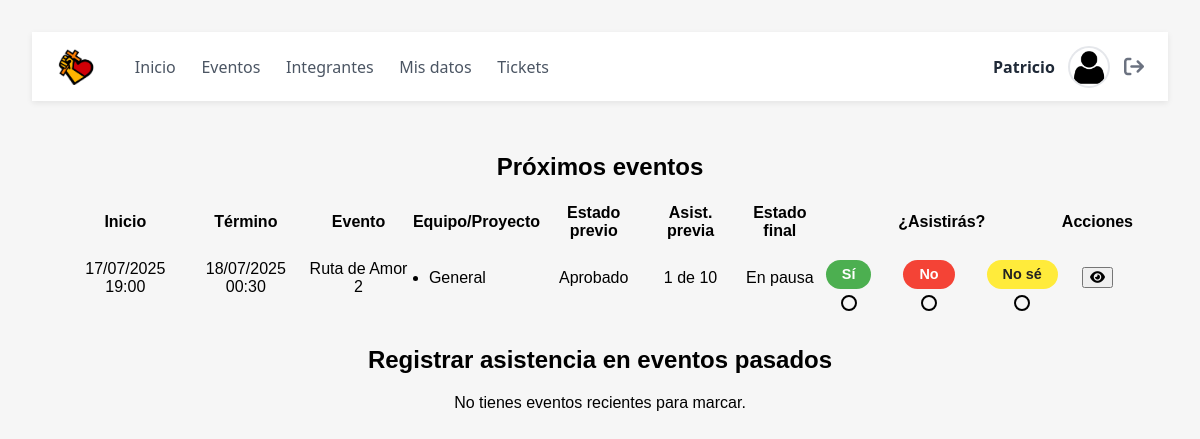
The app's page /home.php (signed in), older data.
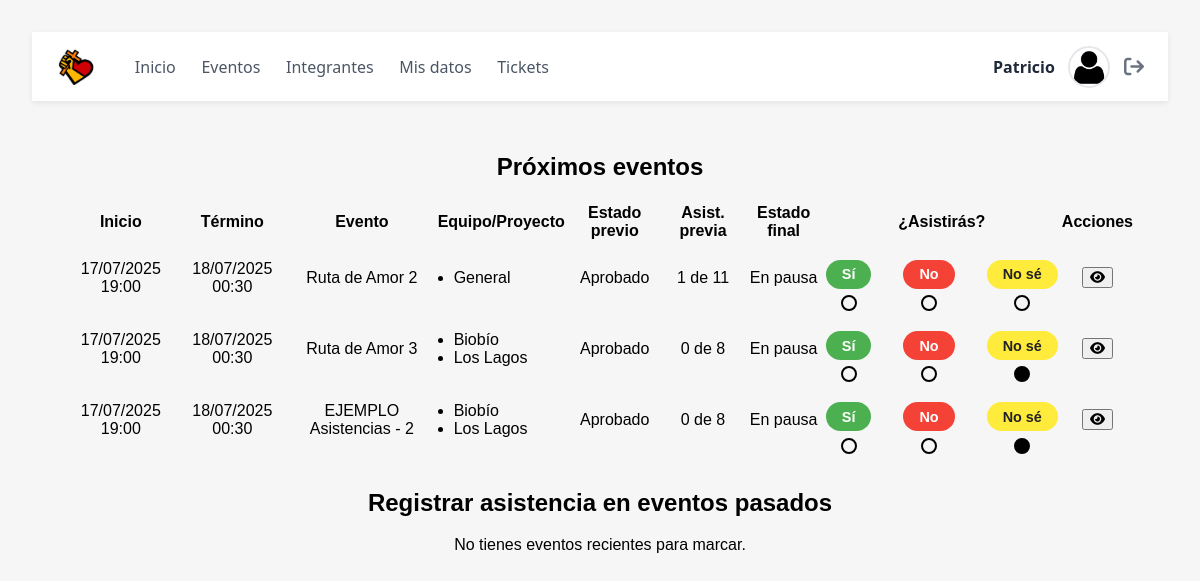
The same page, newer data.
### tables this page shows
CREATE TABLE `eventos` (
  `id_evento` int(11) NOT NULL,
  `nombre_evento` varchar(100) NOT NULL,
  `lugar` varchar(100) DEFAULT NULL,
  `descripcion` text DEFAULT NULL,
  `observacion` text DEFAULT NULL,
  `id_estado_previo` int(11) DEFAULT NULL,
  `id_estado_final` int(11) DEFAULT NULL,
  `id_tipo` int(11) DEFAULT NULL,
  `encargado` int(11) DEFAULT NULL,
  `es_general` tinyint(1) DEFAULT 0,
  `boleteria_activa` tinyint(1) DEFAULT NULL COMMENT '1 = boletería habilitada; 0/NULL = deshabilitada',
  `fecha_hora_inicio` timestamp NULL DEFAULT NULL,
  `fecha_hora_termino` timestamp NULL DEFAULT NULL
);

CREATE TABLE `estados_previos_eventos` (
  `id_estado_previo` int(11) NOT NULL,
  `nombre_estado_previo` varchar(20) NOT NULL
);

CREATE TABLE `estados_finales_eventos` (
  `id_estado_final` int(11) NOT NULL,
  `nombre_estado_final` varchar(20) NOT NULL
);

### home.php (the view, shortened to what the changed rows need)
<?php
require 'conexion.php';
$id_usuario = $_SESSION['id_usuario'];
$stmtTeams = $pdo->prepare("
  SELECT id_equipo_proyecto
    FROM integrantes_equipos_proyectos
   WHERE id_usuario = ?
");
$stmtTeams->execute([$id_usuario]);
$userTeamIds = $stmtTeams->fetchAll(PDO::FETCH_COLUMN);
if (empty($userTeamIds)) {
    $userTeamIds = [0];
}
$placeholders = implode(',', array_fill(0, count($userTeamIds), '?'));
$stmtUp = $pdo->prepare($sqlUp);
$stmtUp->execute($userTeamIds);
$upcomingEvents = $stmtUp->fetchAll(PDO::FETCH_ASSOC);
?>
<!DOCTYPE html>
<html lang="es">
<head>
  <link rel="stylesheet" href="styles/main.css">
  <link rel="stylesheet" href="https://cdnjs.cloudflare.com/ajax/libs/font-awesome/6.4.0/css/all.min.css">
</head>
<body>
  <?php require_once 'navegador.php'; ?>
  <main style="padding:2rem">
    <section id="upcoming-attendance" style="margin-bottom:2rem">
      <h2>Próximos eventos</h2>
      <?php if (empty($upcomingEvents)): ?>
        <p>No tienes próximos eventos.</p>
      <?php else: ?>
        <div class="table-responsive">
          <table>
            <thead>
              <tr>
                <th>Inicio</th><th>Término</th><th>Evento</th>
                <th>Equipo/Proyecto</th><th>Estado previo</th>
                <th>Asist. previa</th><th>Estado final</th>
                <th>¿Asistirás?</th><th>Acciones</th>
              </tr>
            </thead>
            <tbody>
              <?php
                $dias = [
                  '0'=>'Domingo','1'=>'Lunes','2'=>'Martes','3'=>'Miércoles',
                  '4'=>'Jueves','5'=>'Viernes','6'=>'Sábado'
                ];
              ?>
              <?php foreach ($upcomingEvents as $ev):
                $fi_raw = $ev['fecha_hora_inicio'] ?? null;
                $fi = $fi_raw
                  ? date('d/m/Y H:i', strtotime($fi_raw))
                  : '—';
                $ft_raw = $ev['fecha_hora_termino'] ?? null;
                $ft = $ft_raw
                  ? date('d/m/Y H:i', strtotime($ft_raw))
                  : '—';
                $nombre   = htmlspecialchars($ev['nombre_evento'] ?? '', ENT_QUOTES);
                $lugar    = htmlspecialchars($ev['lugar']          ?? '', ENT_QUOTES);
                $desc     = htmlspecialchars($ev['descripcion']    ?? '', ENT_QUOTES);
                $obs      = htmlspecialchars($ev['observacion']    ?? '', ENT_QUOTES);
                $previo   = htmlspecialchars($ev['nombre_estado_previo'] ?? '', ENT_QUOTES);
                $final    = htmlspecialchars($ev['nombre_estado_final']  ?? '', ENT_QUOTES);
                $cnt_pres = (int)($ev['cnt_presente']      ?? 0);
                $cnt_tot  = (int)($ev['total_integrantes'] ?? 0);
                $rawTeams = $ev['equipos'] ?? '';
                $teams    = array_filter(array_map('trim', explode(',', $rawTeams)));
                $stmtA = $pdo->prepare("
                  SELECT id_estado_previo_asistencia
                    FROM asistencias
                   WHERE id_usuario = ?
                     AND id_evento  = ?
                ");
                $stmtA->execute([$id_usuario, $ev['id_evento']]);
                $current = (int)$stmtA->fetchColumn();
              ?>
              <tr>
                <td><?= $fi ?></td>
                <td><?= $ft ?></td>
                <td><?= $nombre ?></td>
                <td>
                  <ul class="equipos-list">
                    <?php if (empty($teams)): ?>
                      <li>General</li>
                    <?php else: ?>
                      <?php foreach ($teams as $t): ?>
                        <li><?= htmlspecialchars($t, ENT_QUOTES) ?></li>
                      <?php endforeach; ?>
                    <?php endif; ?>
                  </ul>
                </td>
                <td><?= $previo ?></td>
                <td><?= "{$cnt_pres} de {$cnt_tot}" ?></td>
                <td><?= $final ?></td>
                <td>
                  <div class="attendance-options" data-event-id="<?= $ev['id_evento'] ?>">
                    <?php
                      $labels = [1=>'Sí', 2=>'No', 3=>'No sé'];
                      for ($i=1; $i<=3; $i++):
                        $sel = $current === $i ? 'selected' : '';
                    ?>
                      <label class="att-item att-<?= $i ?> <?= $sel ?>">
                        <span class="pill"><?= $labels[$i] ?></span>
                        <span class="circle"></span>
                      </label>
                    <?php endfor; ?>
                  </div>
                </td>
                <td class="actions">
                  <?php
                    $fi_lbl = $dias[date('w', strtotime($fi_raw))] . ' ' . date('d', strtotime($fi_raw)) . ' | ' . date('H.i', strtotime($fi_raw)) . ' horas';
                    $ft_lbl = $dias[date('w', strtotime($ft_raw))] . ' ' . date('d', strtotime($ft_raw)) . ' | ' . date('H.i', strtotime($ft_raw)) . ' horas';
                  ?>
                  <button
                    class="action-btn detail-btn"
                    title="Ver detalles"
                    data-fi="<?= $fi_lbl ?>"
                    data-ft="<?= $ft_lbl ?>"
                    data-nombre="<?= $nombre ?>"
                    data-lugar="<?= $lugar ?>"
                    data-descripcion="<?= $desc ?>"
                    data-equipos="<?= htmlspecialchars($rawTeams ?: 'General', ENT_QUOTES) ?>"
                    data-previo="<?= $previo ?>"
                    data-asist="<?= "{$cnt_pres} de {$cnt_tot}" ?>"
                    data-encargado="<?= htmlspecialchars($ev['encargado_nombre_completo'] ?? '', ENT_QUOTES) ?>"
                    data-tipo="<?= htmlspecialchars($ev['nombre_tipo'] ?? '', ENT_QUOTES) ?>"
                    data-observacion="<?= $obs ?>"
                    data-can-see-observacion="<?= $ev['show_observacion'] ? '1':'0' ?>"
                    data-final="<?= $final ?>"
                  ><i class="fas fa-eye"></i></button>
                </td>
              </tr>
              <?php endforeach; ?>
            </tbody>
          </table>
        </div>
      <?php endif; ?>
    </section>
    <section id="past-attendance" style="margin-bottom:2rem">
      <h2>Registrar asistencia en eventos pasados</h2>
    </section>
  </main>
</body>
</html>

Row changes from the older to the newer data that the page shows:
changed eventos "Ruta de Amor 2": cnt_tot "10" → "11"
now on this page (row edited): eventos: fecha_hora_inicio "17/07/2025 19:00", fecha_hora_termino "18/07/2025 00:30", nombre_evento "Ruta de Amor 3", t "Biobío", t "Los Lagos", id_estado_previo.nombre_estado_previo "Aprobado", cnt_pres "0", cnt_tot "8", id_estado_final.nombre_estado_final "En pausa", i "Sí", i "No", i "No sé"
added eventos: fecha_hora_inicio "17/07/2025 19:00", fecha_hora_termino "18/07/2025 00:30", nombre_evento "EJEMPLO Asistencias - 2", t "Biobío", t "Los Lagos", id_estado_previo.nombre_estado_previo "Aprobado", cnt_pres "0", cnt_tot "8", id_estado_final.nombre_estado_final "En pausa", i "Sí", i "No", i "No sé"
